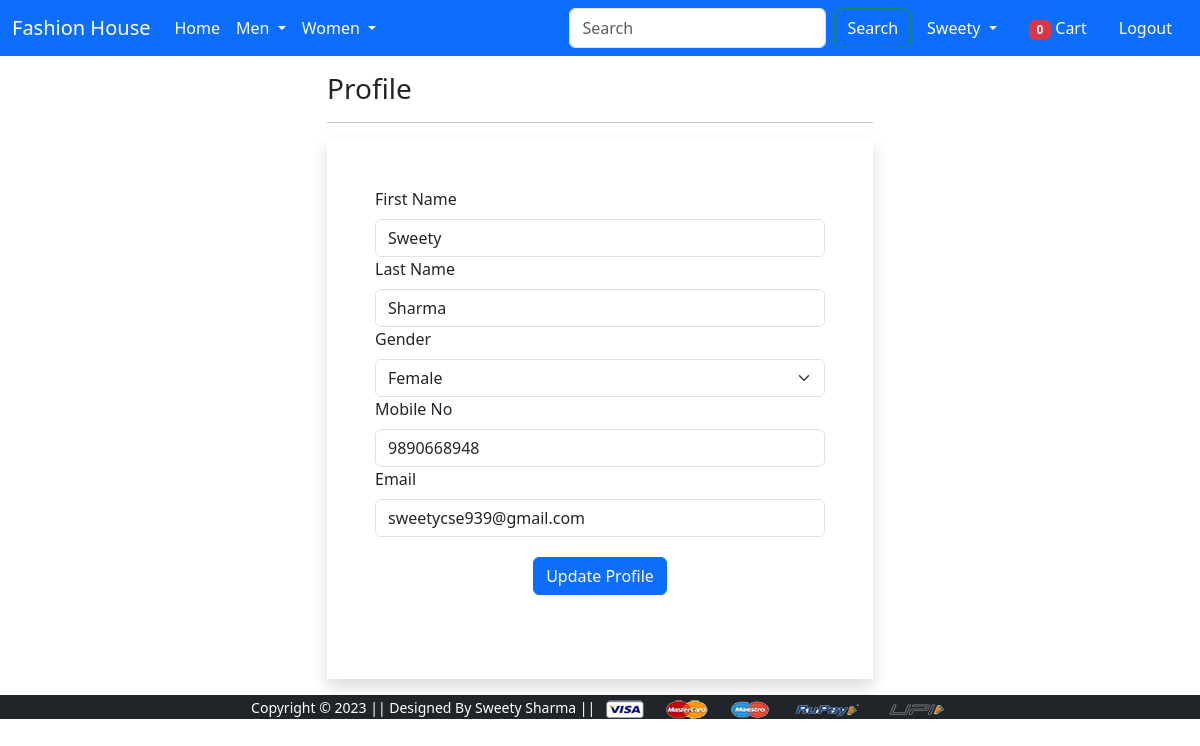
Screenshot of /profile/ (signed in) with the database file from the repository.
### app/models.py (models this page shows, shortened)
class Customer(models.Model):
    user=models.ForeignKey(User, on_delete=models.SET_NULL, null=True, blank=True)
    first_name=models.CharField(max_length=200)
    last_name=models.CharField(max_length=200)
    gender=models.CharField(choices=gender_choices,max_length=10,blank=True, null=True)
    mobile=models.IntegerField(blank=True, null=True)
    email=models.EmailField(max_length=200)

### app/views.py (the view, shortened to what this page needs)
# urls.py: path('profile/', views.profile.as_view(), name='profile'),
class profile(View):
  def get(self,request):
    cartitem=0
    cartitem=len(cart.objects.filter(user=request.user))
    customer=Customer.objects.filter(email=request.user.email)
    return render(request, "app/profile.html", {"customer": customer,"cartitem":cartitem})

### app/templates/app/profile.html (shortened to what this page needs)
{% extends 'app/base.html' %}
{% load static %}
{% block main-content %}
<div class="container">
   <div class="row my-3">
      <div class="col-sm-6 offset-sm-3">
         <h3>Profile</h3>
         <hr>
         <form action="" method="post" novalidate class="shadow p-5" onsubmit="return validation()">
            {% for c in customer %}
            <div class="form-group mb-3">
               <label for="fname" class="form-label">First Name</label>
               <input type="text" name="fname" class="form-control" value="{{c.first_name}}">
               <label for="lname" class="form-label">Last Name</label>
               <input type="text" name="lname"  class="form-control" value="{{c.last_name}}">
               <label for="gender" class="form-label">Gender</label>
               <select class="form-select" name="gender",aria-label="Default select example">
                  <option selected>{{c.gender}}</option>
                </select>
               <label for="mobile" class="form-label">Mobile No</label>
               <input type="text" name="mobile"  id="mobile" class="form-control" value="{{c.mobile}}"><div id="mobvalid" class="text-danger"></div>
               <label for="email" class="form-label">Email</label>
               <input type="text" name="email"  class="form-control" value="{{c.email}}">
               <center><button class="btn btn-primary text-center" style="margin: 20px;" type="submit">Update Profile</button></center>
            </div>
            {% endfor %}
         </form>
      </div>
   </div>
</div>
{% endblock main-content %}

### app/templates/app/base.html (shortened to what this page needs)
<!doctype html>
{% load static %}
<html lang="en">
<head>
  <link href="{% static 'app/css/bootstrap.min.css' %}" rel="stylesheet">
  <link rel="stylesheet" href="{% static 'app/css/all.min.css' %}">
  <link rel="stylesheet" href="{% static 'app/css/style.css' %}">
</head>
<body>
  <nav class="navbar navbar-expand-lg  navbar-dark bg-primary">
    <div class="container-fluid">
      <a class="navbar-brand" href="/">Fashion House</a>
      <div class="collapse navbar-collapse" id="navbarSupportedContent">
        <ul class="navbar-nav me-auto mb-2 mb-lg-0">
          <li class="nav-item">
            <a class="nav-link active" aria-current="page" href="/">Home</a>
          </li>
          <li class="nav-item dropdown">
            <a class="nav-link dropdown-toggle text-white" href="#" id="mendropdrown" role="button"
              data-bs-toggle="dropdown" aria-expanded="false">
              Men
            </a>
          </li>
          <li class="nav-item dropdown">
            <a class="nav-link dropdown-toggle text-white" href="#" id="womendropdrown" role="button"
              data-bs-toggle="dropdown" aria-expanded="false">
              Women
            </a>
          </li>
        </ul>
        {% if request.user.is_authenticated %}
        <ul class="nav justify-content-end">
          <form class="d-flex" role="search">
            <input class="form-control me-2" type="search" placeholder="Search" aria-label="Search">
            <button class="btn btn-outline-success text-white" type="submit">Search</button>
          </form>
          <ul class="navbar-nav me-auto mb-2 mb-lg-0">
            <li class="nav-item dropdown mx-2">
              <a class="nav-link dropdown-toggle text-white" href="#" id="profileDropdown" role="button"
                data-bs-toggle="dropdown" aria-expanded="false">
                {{request.user.first_name|capfirst}}
              </a>
            </li>
            <li class="nav-item mx-2">
              <a href="{% url 'cart' %}" class="nav-link text-white"><span class="badge bg-danger">{{cartitem}}</span>
                Cart </a>
            </li>
            <li class="nav-item mx-2">
              <a href="{% url 'logout' %}" class="nav-link text-white">Logout</a>
            </li>
          </ul>
        </ul>
        {% endif %}
      </div>
    </div>
  </nav>
  {% block main-content %} {% endblock main-content %}
  <footer class="container-fluid bg-dark text-center ">
    <small class="text-white">Copyright &copy; 2023 || Designed By Sweety Sharma || </small>
    <img src="{% static 'app/images/payment.png' %}" alt="" srcset="" class="img-fluid" height="2px">
  </footer>
</body>
</html>

### rows the page displays
Customer: fname "Sweety", lname "Sharma", gender "Female", mobile "9890668948", email "sweetycse939@gmail.com"

### other values shown
{{ request.user.first_name|capfirst }} "Sweety"
{{ cartitem }} "0"
